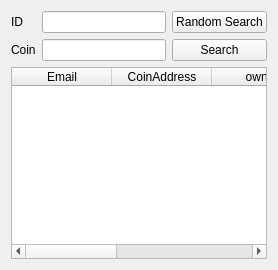
          <widget class="QWidget" name="tab_8">
           <attribute name="title">
            <string>Users</string>
           </attribute>
           <layout class="QGridLayout" name="gridLayout_14">
            <item row="0" column="2">
             <widget class="QPushButton" name="randomSearch">
              <property name="text">
               <string>Random Search</string>
              </property>
             </widget>
            </item>
            <item row="0" column="0">
             <widget class="QLabel" name="label_14">
              <property name="text">
               <string>ID</string>
              </property>
             </widget>
            </item>
            <item row="0" column="1">
             <widget class="QLineEdit" name="userid"/>
            </item>
            <item row="1" column="0">
             <widget class="QLabel" name="label_15">
              <property name="text">
               <string>Coin</string>
              </property>
             </widget>
            </item>
            <item row="2" column="0" colspan="3">
             <widget class="QTableWidget" name="tableWidgetUsers">
              <property name="styleSheet">
               <string notr="true"/>
              </property>
              <column>
               <property name="text">
                <string>Email</string>
               </property>
              </column>
              <column>
               <property name="text">
                <string>CoinAddress</string>
               </property>
              </column>
              <column>
               <property name="text">
                <string>owner</string>
               </property>
              </column>
              <column>
               <property name="text">
                <string>Class</string>
               </property>
              </column>
              <column>
               <property name="text">
                <string>DateTime</string>
               </property>
              </column>
             </widget>
            </item>
            <item row="1" column="1">
             <widget class="QLineEdit" name="coinid"/>
            </item>
            <item row="1" column="2">
             <widget class="QPushButton" name="userssearch">
              <property name="text">
               <string>Search</string>
              </property>
             </widget>
            </item>
           </layout>
          </widget>
